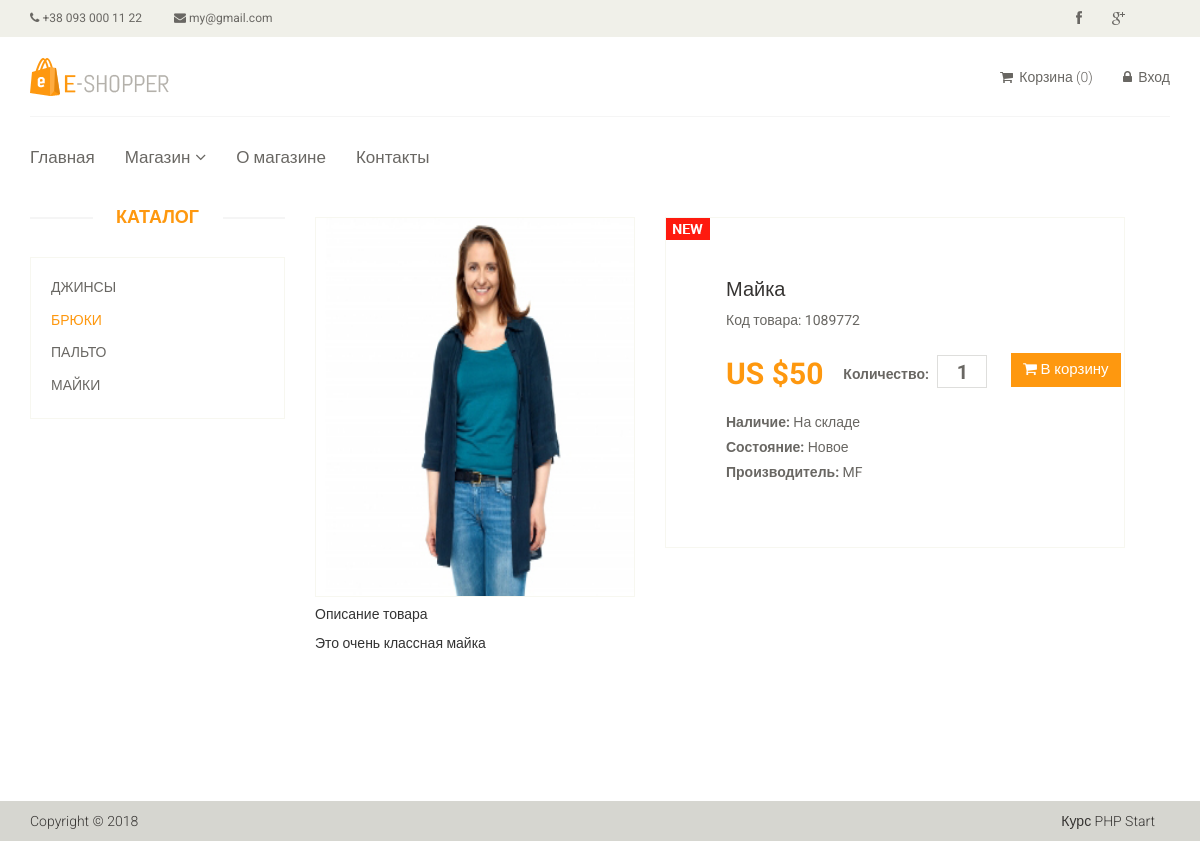
Page /product/1 on the committed database.
### tables this page shows
CREATE TABLE `product` (
  `id` int(11) NOT NULL,
  `name` varchar(256) NOT NULL,
  `category_id` int(11) NOT NULL,
  `code` int(11) NOT NULL,
  `price` float NOT NULL,
  `availability` int(11) NOT NULL,
  `brand` varchar(256) NOT NULL,
  `image` varchar(256) NOT NULL,
  `description` text NOT NULL,
  `is_new` int(11) NOT NULL DEFAULT '0',
  `is_recomended` int(11) NOT NULL DEFAULT '0',
  `status` int(11) NOT NULL DEFAULT '1'
);

CREATE TABLE `category` (
  `id` int(11) NOT NULL,
  `name` varchar(256) NOT NULL,
  `sort_order` int(11) NOT NULL DEFAULT '0',
  `status` int(11) NOT NULL DEFAULT '1'
);

### config/routes.php (called while the page is built)
<?php
return array(
    'product/([0-9]+)' => 'product/view/$1',
    'catalog' => 'catalog/index',
    'category/([0-9]+)/page-([0-9]+)' => 'catalog/category/$1/$2',
    'category/([0-9]+)' => 'catalog/category/$1',
    'contact' => 'site/contact',
    'cart/delete' => 'cart/delete',
    'cart/deleteAll/([0-9]+)' => 'cart/deleteAll/$1',
    'cart/addAjax/([0-9]+)/([0-9]+)'=> 'cart/addAjax/$1/$2',
    'cart/add' => 'cart/add',
    'cart/checkout' => 'cart/checkout',
    'cart' => 'cart/index',
    'admin/category/delete/([0-9]+)' => 'adminCategory/delete/$1',
    'admin/category/update/([0-9]+)' => 'adminCategory/update/$1',
    'admin/category/create' => 'adminCategory/create',
    'admin/category' => 'adminCategory/index',
    'admin/order/delete/([0-9]+)' => 'adminOrder/delete/$1',
    'admin/order/update/([0-9]+)' => 'adminOrder/update/$1',
    'admin/order/view/([0-9]+)' => 'adminOrder/view/$1',
    'admin/order' => 'adminOrder/index',
    'admin/product/delete/([0-9]+)' => 'adminProduct/delete/$1',
    'admin/product/update/([0-9]+)' => 'adminProduct/update/$1',
    'admin/product/create' => 'adminProduct/create',
    'admin/product' => 'adminProduct/index',
    'admin' => 'admin/index',
    'user/register' => 'user/register',
    'user/login' => 'user/login',
    'user/logout' => 'user/logout',
    'cabinet/edit' => 'cabinet/edit',
    'cabinet' => 'cabinet/index',
    '' => 'site/index',
);

### controller/ProductController.php (called while the page is built)
<?php
class ProductController
{
    public function actionView($productId)
    {
        $categories = Category::getCategoriesList();
        $product = Product::getProductById($productId);
        require_once (ROOT . '/view/product/view.php');
        return true;
    }
}

### index.php (called while the page is built, shortened)
<?php
    require_once(ROOT . '/components/Autoload.php');
    $router = new Router();
    $router->run();

### components/Autoload.php (called while the page is built, shortened)
<?php
spl_autoload_register(function ($class_name){
    $array_paths = array(
        '/models/',
        '/components/'
    );
    foreach ($array_paths as $path){
        $path = ROOT . $path . $class_name . '.php';
    }
});

### models/Cart.php (called while the page is built, shortened)
<?php
class Cart
{
    public static function countItems()
    {
        if(isset($_SESSION['products'])){
            $count = 0;
            foreach($_SESSION['products'] as $id => $quantity){
                $count = $count + $quantity;
            }
            return $count;
        }else{
            return 0;
        }
    }
}

### models/User.php (called while the page is built, shortened)
<?php
class User {
   public static function isGuest(){
       return false;
   }
}

### models/Category.php (called while the page is built, shortened)
<?php
class Category {
    public static function getCategoriesList()
    {
        $db = Db::getConnection();
        $categoryList = array();
        $result = $db->query("SELECT id, name FROM `category` ORDER BY `sort_order` ASC");
        $i = 0;
        while($row = $result->fetch()){
            $categoryList[$i]['id'] = $row['id'];
            $categoryList[$i]['name'] = $row['name'];
            $i++;
        }
        return $categoryList;
    }
}

### models/Product.php (called while the page is built, shortened)
<?php
class Product
{
   public static function getProductById($productId)
   {
       if($productId){
           $productId = intval($productId);
           $db = Db::getConnection();
           $result = $db->query("SELECT * FROM `product` WHERE id = {$productId}");
           $result->setFetchMode(PDO::FETCH_ASSOC);
           return $result->fetch();
       }
   }
}

### view/product/view.php (the view)
<?php require_once (ROOT . '/include/header.php'); ?>
        <section>
            <div class="container">
                <div class="row">
                    <div class="col-sm-3">
                        <div class="left-sidebar">
                            <h2>Каталог</h2>
                            <div class="panel-group category-products" id="accordian">
                                <?php foreach( $categories as $categoryItem ): ?>
                                <div class="panel panel-default">
                                    <div class="panel-heading">
                                        <h4 class="panel-title">
                                            <a href="/category/<?php echo $categoryItem['id']; ?>"
                                               class="<?php if($categoryItem['id'] === $product['category_id']) echo 'active';?>">
                                                <?php echo $categoryItem['name']; ?>
                                            </a>
                                        </h4>
                                    </div>
                                </div>
                                <?php endforeach; ?>
                            </div>
                        </div>
                    </div>
                    <div class="col-sm-9 padding-right">
                        <div class="product-details">
                            <div class="row">
                                <div class="col-sm-5">
                                    <div class="view-product">
                                        <img src="<?php echo $product['image']; ?>" alt="" />
                                    </div>
                                </div>
                                <div class="col-sm-7">
                                    <div class="product-information">
                                        <img src="/template/images/product-details/new.jpg" class="newarrival" alt="" />
                                        <h2><?php echo $product['name']; ?></h2>
                                        <p>Код товара: 1089772</p>
                                        <span>
                                            <span>US $<?php echo $product['price']; ?></span>
                                            <label>Количество:</label>
                                            <input type="text" class="count-add-product" value="1" />
                                            <button type="button" class="btn btn-fefault cart add-cart-product"
                                                    data-id="<?php echo $product['id']; ?>">
                                                <i class="fa fa-shopping-cart"></i>
                                                В корзину
                                            </button>
                                        </span>
                                        <p><b>Наличие:</b> На складе</p>
                                        <p><b>Состояние:</b> Новое</p>
                                        <p><b>Производитель:</b> <?php echo $product['brand']; ?></p>
                                    </div>
                                </div>
                            </div>
                            <div class="row">
                                <div class="col-sm-12">
                                    <h5>Описание товара</h5>
                                    <?php echo $product['description']; ?>
                                </div>
                            </div>
                        </div>
                    </div>
                </div>
            </div>
        </section>
        <br/>
        <br/>
<?php require_once (ROOT . '/include/footer.php'); ?>

### components/Router.php (shortened to what this page needs)
<?php
class Router {
    private $routes;
    public function __construct()
    {
        $routesPath = ROOT . '/config/routes.php';
        $this->routes = include($routesPath);
    }
    private function getURI(){
        if(!empty($_SERVER['REQUEST_URI'])){
            return trim($_SERVER['REQUEST_URI'], '/');
        }
    }
    public function run()
    {
        $uri = $this->getURI();
        foreach ($this->routes as $uriPattern => $path){
            if(preg_match("~$uriPattern~", $uri)){
                $internalRoute = preg_replace("~$uriPattern~", $path, $uri);
                    $segments = explode('/', $internalRoute);
                    $controllerName = array_shift($segments). 'Controller';
                    $actionName = 'action'.ucfirst(array_shift($segments));
                    $parameters = $segments;
                    $controllerObject = new $controllerName;
                    $result = call_user_func_array(array($controllerObject, $actionName), $parameters);
                    if($result != NULL){
                        break;
                    }
                }
        }
    }
}

### include/header.php (shortened to what this page needs)
<!DOCTYPE html>
<html lang="en">
    <head>
        <link href="/template/css/bootstrap.min.css" rel="stylesheet">
        <link href="/template/css/font-awesome.min.css" rel="stylesheet">
        <link href="/template/css/prettyPhoto.css" rel="stylesheet">
        <link href="/template/css/price-range.css" rel="stylesheet">
        <link href="/template/css/animate.css" rel="stylesheet">
        <link href="/template/css/main.css" rel="stylesheet">
        <link href="/template/css/responsive.css" rel="stylesheet">
        <link href="/template/css/slider.css" rel="stylesheet">
    </head>
    <body>
        <header id="header">
            <div class="header_top">
                <div class="container">
                    <div class="row">
                        <div class="col-sm-6">
                            <div class="contactinfo">
                                <ul class="nav nav-pills">
                                    <li><a href="#"><i class="fa fa-phone"></i> +38 093 000 11 22</a></li>
                                    <li><a href="#"><i class="fa fa-envelope"></i> my@gmail.com</a></li>
                                </ul>
                            </div>
                        </div>
                        <div class="col-sm-6">
                            <div class="social-icons pull-right">
                                <ul class="nav navbar-nav">
                                    <li><a href="#"><i class="fa fa-facebook"></i></a></li>
                                    <li><a href="#"><i class="fa fa-google-plus"></i></a></li>
                                </ul>
                            </div>
                        </div>
                    </div>
                </div>
            </div>
            <div class="header-middle">
                <div class="container">
                    <div class="row">
                        <div class="col-sm-4">
                            <div class="logo pull-left">
                                <a href="/"><img src="/template/images/home/logo.png" alt="" /></a>
                            </div>
                        </div>
                        <div class="col-sm-8">
                            <div class="shop-menu pull-right">
                                <ul class="nav navbar-nav">
                                    <li><a href="/cart/" ><i class="fa fa-shopping-cart"></i> Корзина (<span id="cart-count"><?=Cart::countItems()?></span>)</a></li>
                                    <?php if(User::isGuest()): ?>
                                        <li><a href="/cabinet/"><i class="fa fa-user"></i> Аккаунт</a></li>
                                        <li><a href="/user/logout/"><i class="fa fa-unlock"></i> Выход</a></li>
                                    <?php else: ?>
                                        <li><a href="/user/login/"><i class="fa fa-lock"></i> Вход</a></li>
                                    <?php endif; ?>
                                </ul>
                            </div>
                        </div>
                    </div>
                </div>
            </div>
            <div class="header-bottom">
                <div class="container">
                    <div class="row">
                        <div class="col-sm-12">
                            <div class="mainmenu pull-left">
                                <ul class="nav navbar-nav collapse navbar-collapse">
                                    <li><a href="/">Главная</a></li>
                                    <li class="dropdown"><a href="/">Магазин<i class="fa fa-angle-down"></i></a>
                                    </li>
                                    <li><a href="#">О магазине</a></li>
                                    <li><a href="/contact/">Контакты</a></li>
                                </ul>
                            </div>
                        </div>
                    </div>
                </div>
            </div>
        </header>

### include/footer.php (shortened to what this page needs)
<footer id="footer">
            <div class="footer-bottom">
                <div class="container">
                    <div class="row">
                        <p class="pull-left">Copyright © 2018</p>
                        <p class="pull-right">Курс PHP Start</p>
                    </div>
                </div>
            </div>
        </footer>
    </body>
</html>

### template/css/slider.css (style rules this page uses)
a { color:inherit; }

### rows in the picture
product: image (picture), name "Майка", price "50", brand "MF", description "Это очень классная майка"
category: name "ДЖИНСЫ"
category: name "БРЮКИ"
category: name "ПАЛЬТО"
category: name "МАЙКИ"
